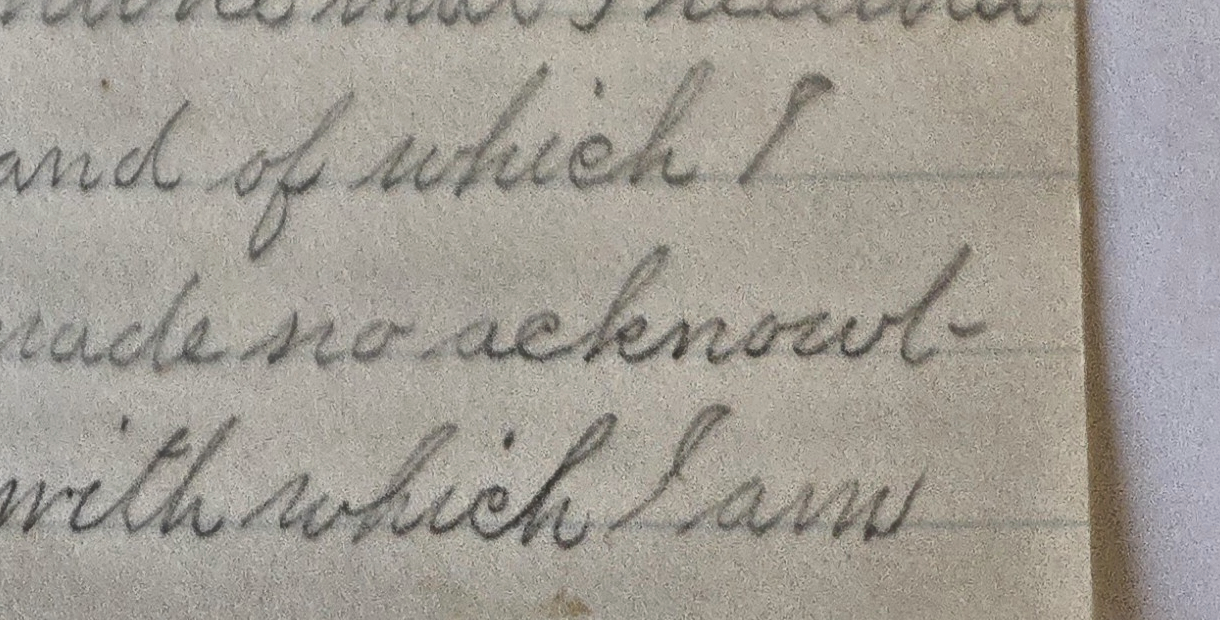
#> input picture experiments/word-envelope-shrink-wrap-poc/artifacts/eynollah-crop-preprocessing-v1/003-18860314-L01-01/acknowledgement-tight/lab-clahe-1.5-context-input.png, 1220 x 620 px
$ python -i build_full_page_ownership_knockout_v2.py   (imports and definitions only)
#> lines starting #> are read from the running program, lines starting #| are printed output that depends on the picture; after the words box and inside, x2 and y2 are one past the last pixel; in counts of white or black regions, pixels touching at a corner belong together
#> further down, picture is the input picture: PIL image 1220x620 RGB; mean R, G, B 161.7, 156.9, 148.8
#!/usr/bin/env python3
"""Build candidate ink ownership and knockout diagnostics for pass 2.

This stage is deliberately conservative.  A pass-1 rectangle can propose ink,
but it cannot approve it.  Pixels present in two or more rectangles are left in
the residual and reported as collisions.  All uses of "exact" in the output
mean exact subtraction of these software-generated candidate masks, not exact
semantic ownership and not ground truth.
"""

from __future__ import annotations

import argparse
import hashlib
import json
import math
import shutil
from collections import Counter, defaultdict
from pathlib import Path
from typing import Any, Iterable

import numpy as np
from PIL import Image, ImageDraw, ImageFilter, ImageFont
from scipy import ndimage as ndi
from skimage import filters, measure


ROOT = Path(__file__).resolve().parents[1]
TRIAL = ROOT / "artifacts/full-page-supervisor-trial-v2"
SCHEMA_VERSION = "full-page-ownership-knockout.v2"
MANIFEST_VERSION = "full-page-ownership-knockout-manifest.v2"
MASK_WARNING = (
    "Software-generated ink and ownership candidates only; never approved "
    "semantic ownership or ground truth."
)
COLLISION_WARNING = (
    "Every pixel proposed by multiple unit boxes is withheld from every unit "
    "candidate and remains in the residual."
)
RED = np.array([222, 50, 42], dtype=np.uint8)
ORANGE = np.array([244, 139, 31], dtype=np.uint8)
BLUE = (8, 104, 172)
LOW_RES_WIDTH = 1200
RESIDUAL_MIN_AREA = 4


# [220 lines left out: functions sha256_file, canonical_hash, mask_pixel_hash, write_json, save_mask, font and 5 more, not called in this run]


def _derive_014_paper_support(source: Image.Image) -> tuple[np.ndarray, dict[str, Any]]:
    """Derive a conservative page-support proposal from source appearance only.

    The packet mask can contain table texture as foreground.  It is not safe to
    use pass-1 boxes (or any other proposal geometry) to remove that texture:
    those boxes are precisely what the residual pass must be allowed to
    challenge.  Instead, identify the largest light, low-chroma region in a
    heavily smoothed source image, fill its ink/fold holes, then add a tiny
    source-independent edge guard so marginal ink *on the page* is retained.
    The result remains software support, not semantic truth.
    """
    shortest_side = min(source.size)
#> shortest_side = 620
    blur_radius = max(8, round(shortest_side * 0.0125))
#> blur_radius = 8
    smoothed = np.asarray(
        source.convert("RGB").filter(ImageFilter.GaussianBlur(radius=blur_radius)),
        dtype=np.int16,
    )
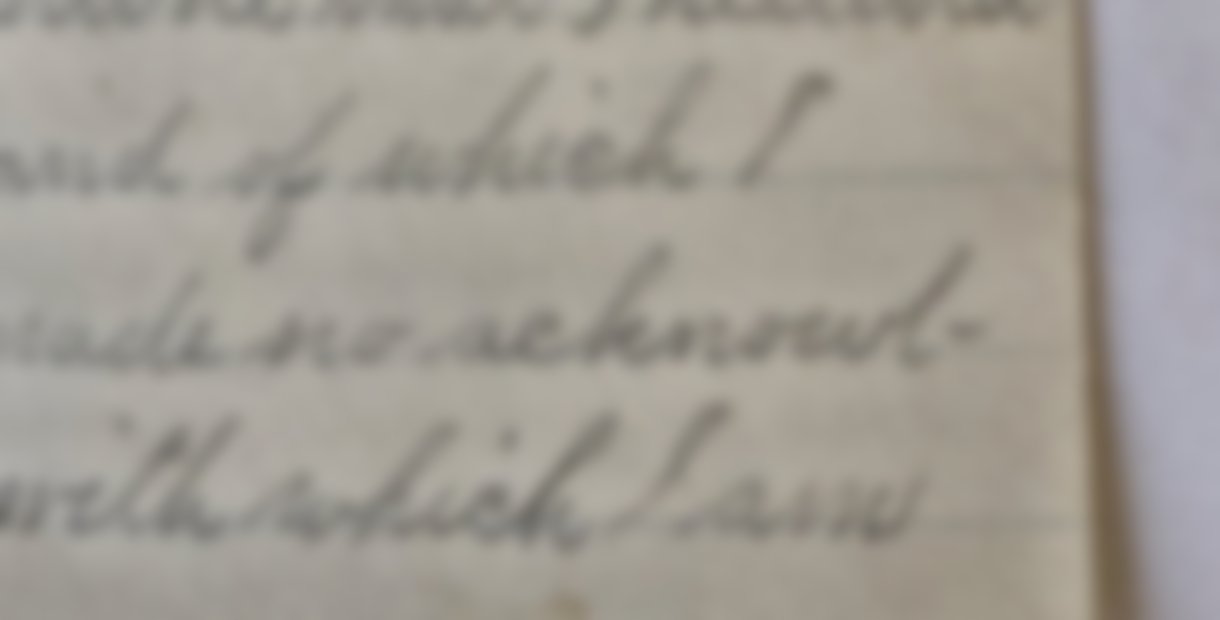
#> smoothed: shape (620, 1220, 3) int16; mean R, G, B 161.7, 156.9, 148.8
    chroma = smoothed.max(axis=2) - smoothed.min(axis=2)
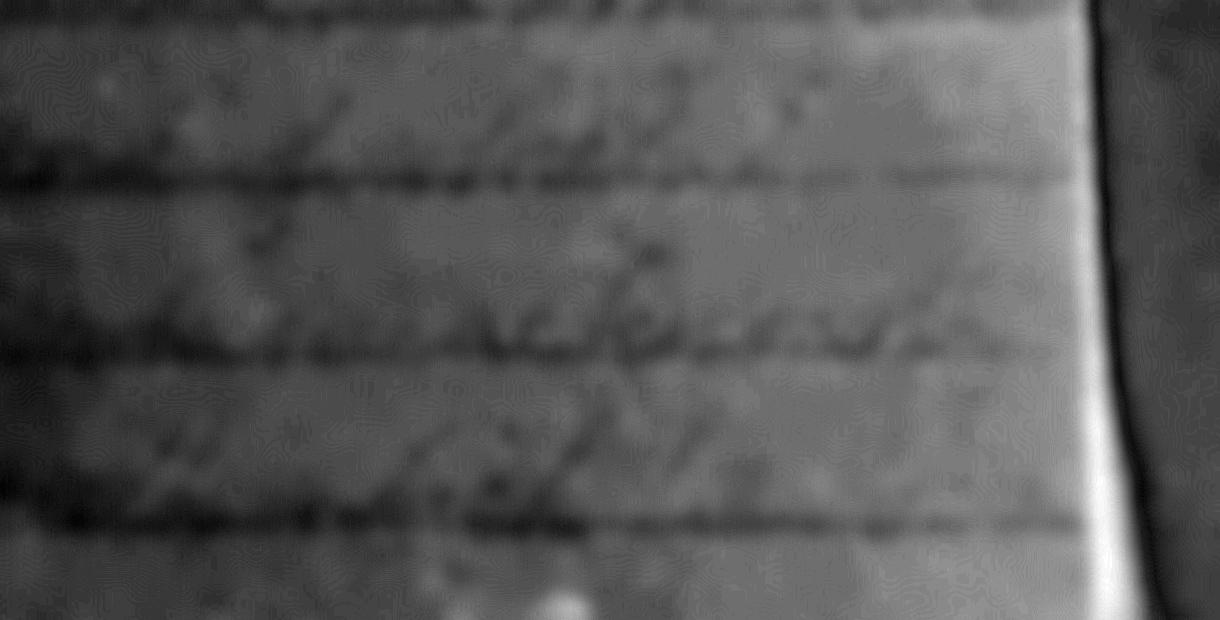
#> chroma: shape (620, 1220) int16; min 2, max 39, mean 14.5; drawn with min black and max white
    lightness = smoothed.mean(axis=2)
    chroma_span = int(chroma.max()) - int(chroma.min())
#> chroma_span = 37
    lightness_span = float(lightness.max() - lightness.min())
#> lightness_span = 88
    if chroma_span == 0 and lightness_span == 0:
        # A source with no observable appearance boundary has no evidence of a
        # tabletop.  Keeping the whole raster is the only non-geometric,
        # deterministic and lossless support proposal available for that case.
        support = np.ones(lightness.shape, dtype=bool)
        return support, {
            "method": "uniform_source_full_raster_support_v1",
            "parameters": {
                "page_support_blur_radius_px": blur_radius,
                "edge_guard_dilation_px": 0,
            },
            "warning": "No source appearance boundary was observable; support is software-only and unfiltered.",
            "seed_pixels": int(support.sum()),
            "filled_component_pixels": int(support.sum()),
        }

    chroma_otsu_threshold = float(filters.threshold_otsu(chroma))
#> chroma_otsu_threshold = 15
    # Otsu can split a nearly uniform warm paper into its harmless JPEG/ink
    # variation rather than separating it from a surround.  Never set the
    # chroma ceiling below the source median: in that case brightness supplies
    # the page/background split, while a genuinely more-chromatic surround is
    # still excluded on real photographed pages.
    chroma_threshold = max(chroma_otsu_threshold, float(np.median(chroma)))
#> chroma_threshold = 15
    lightness_threshold = float(filters.threshold_otsu(lightness))
#> lightness_threshold = 151
    # Require both characteristics.  The largest connected component makes the
    # support independent of any text/box proposal and rejects small pale table
    # highlights without deciding what any ink means.
    seed = (chroma <= chroma_threshold) & (lightness >= lightness_threshold)
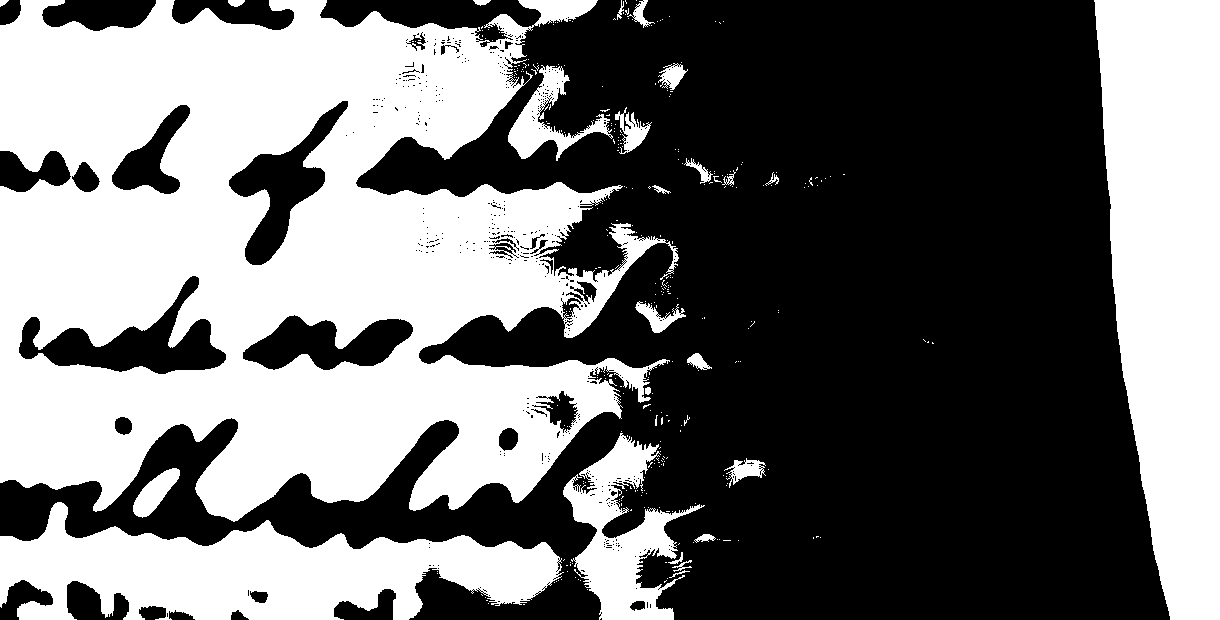
#> seed: shape (620, 1220) bool; 44.7% white; 320 white regions (294 under 20 px), largest, box (x1, y1, x2, y2) and area: (0, 0, 679, 522) 221234, (1094, 0, 1220, 620) 60337, (0, 502, 564, 620) 37316
    labels = measure.label(seed, connectivity=2)
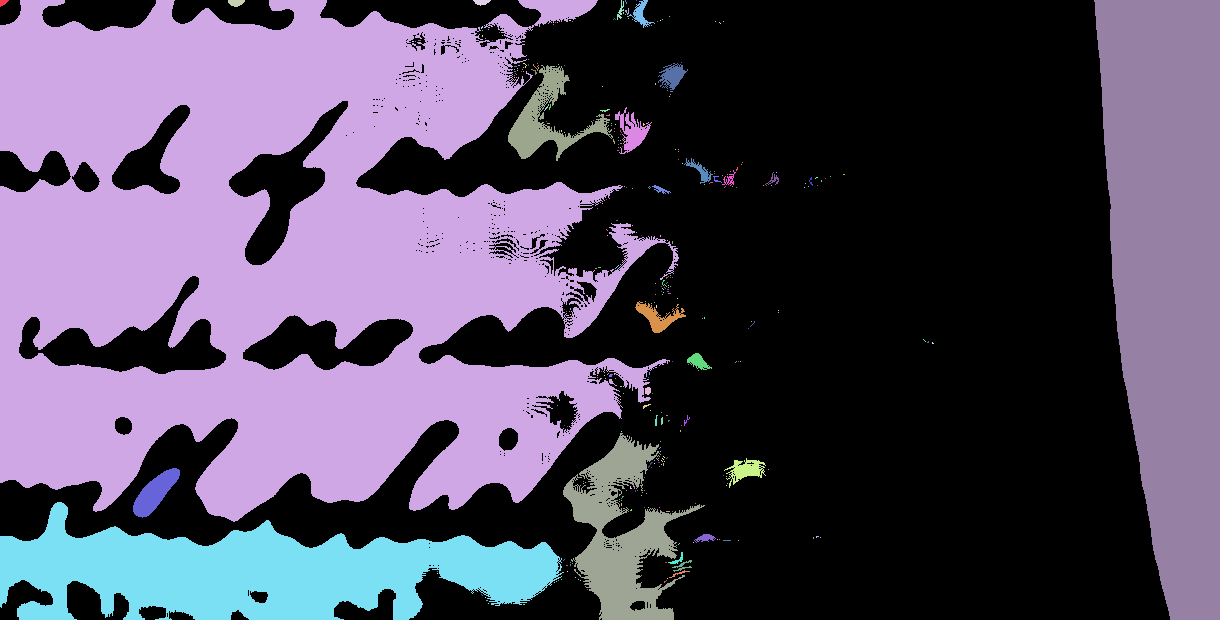
#> labels: shape (620, 1220) int32; 321 distinct labels, from 0 to 320; one colour per label, 0 black
    counts = np.bincount(labels.ravel())
#> counts = 321 values, max 418516 at index 0, min 1 at index 7, mean 2356.4
    if counts.size <= 1:
        raise RuntimeError("014 source-derived paper support did not contain a page component")
    counts[0] = 0
    page_label = int(np.argmax(counts))
#> page_label = 2
    if counts[page_label] == 0:
        raise RuntimeError("014 source-derived paper support did not contain a page component")
    filled = ndi.binary_fill_holes(labels == page_label)
#> filled: shape (620, 1220) bool; 32.7% white; 1 white region, box (x1, y1, x2, y2) and area: (0, 0, 679, 522) 247056
    # The support is derived from blurred paper colour, so it can stop just
    # inside a dark physical edge.  A two-pixel guard protects handwritten ink
    # immediately inside that edge; it is not based on packet geometry.
    edge_guard = 2
    support = ndi.binary_dilation(filled, iterations=edge_guard)
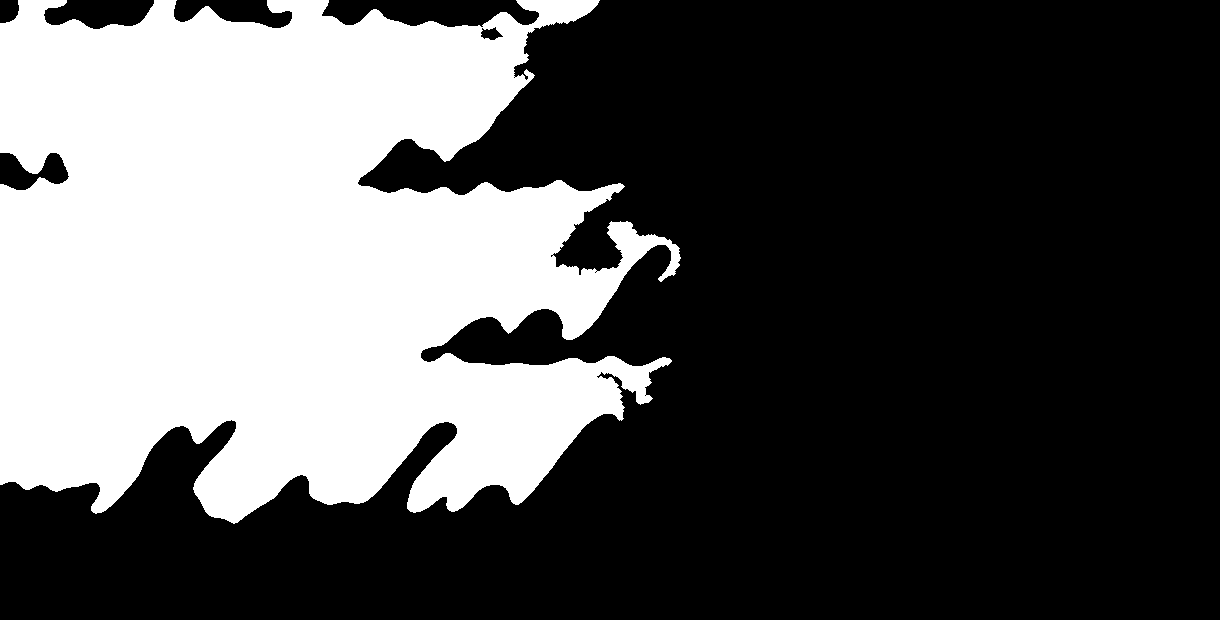
#> support: shape (620, 1220) bool; 33.7% white; 1 white region, box (x1, y1, x2, y2) and area: (0, 0, 681, 524) 255137
    return support, {
        "method": "largest_light_low_chroma_source_component_v1",
        "parameters": {
            "page_support_blur_radius_px": blur_radius,
            "chroma_otsu_threshold": chroma_otsu_threshold,
            "chroma_threshold": chroma_threshold,
            "lightness_threshold": lightness_threshold,
            "connectivity": 8,
            "component_policy": "largest_8_connected_then_fill_holes",
            "edge_guard_dilation_px": edge_guard,
        },
        "source_chroma_range": [int(chroma.min()), int(chroma.max())],
        "source_lightness_range": [round(float(lightness.min()), 3), round(float(lightness.max()), 3)],
        "seed_pixels": int(seed.sum()),
        "largest_component_seed_pixels": int(counts[page_label]),
        "filled_component_pixels": int(filled.sum()),
    }


# [111 lines left out: functions _normalize_014_mask, _build_ink_proposal, not called in this run]


def _safe_name(value: str) -> str:
    cleaned = "".join(character if character.isalnum() or character in "-_" else "_" for character in value)
    return cleaned or "unit"


def _bbox_xyxy(box: Iterable[int]) -> tuple[int, int, int, int]:
    x, y, width, height = (int(value) for value in box)
    return x, y, x + width, y + height


def _box_mask_slice(mask: np.ndarray, box: Iterable[int]) -> np.ndarray:
    x0, y0, x1, y1 = _bbox_xyxy(box)
    return mask[y0:y1, x0:x1]


# [615 lines left out: functions _component_inventory, _analysis_window, _resize_mask, _fit_low_res, _overlay, _local_background and 6 more, not called in this run]


# [2 lines not run here, left out]

>>> from PIL import Image
>>> picture = Image.open('../artifacts/eynollah-crop-preprocessing-v1/003-18860314-L01-01/acknowledgement-tight/lab-clahe-1.5-context-input.png')
>>> result = _derive_014_paper_support(picture)
